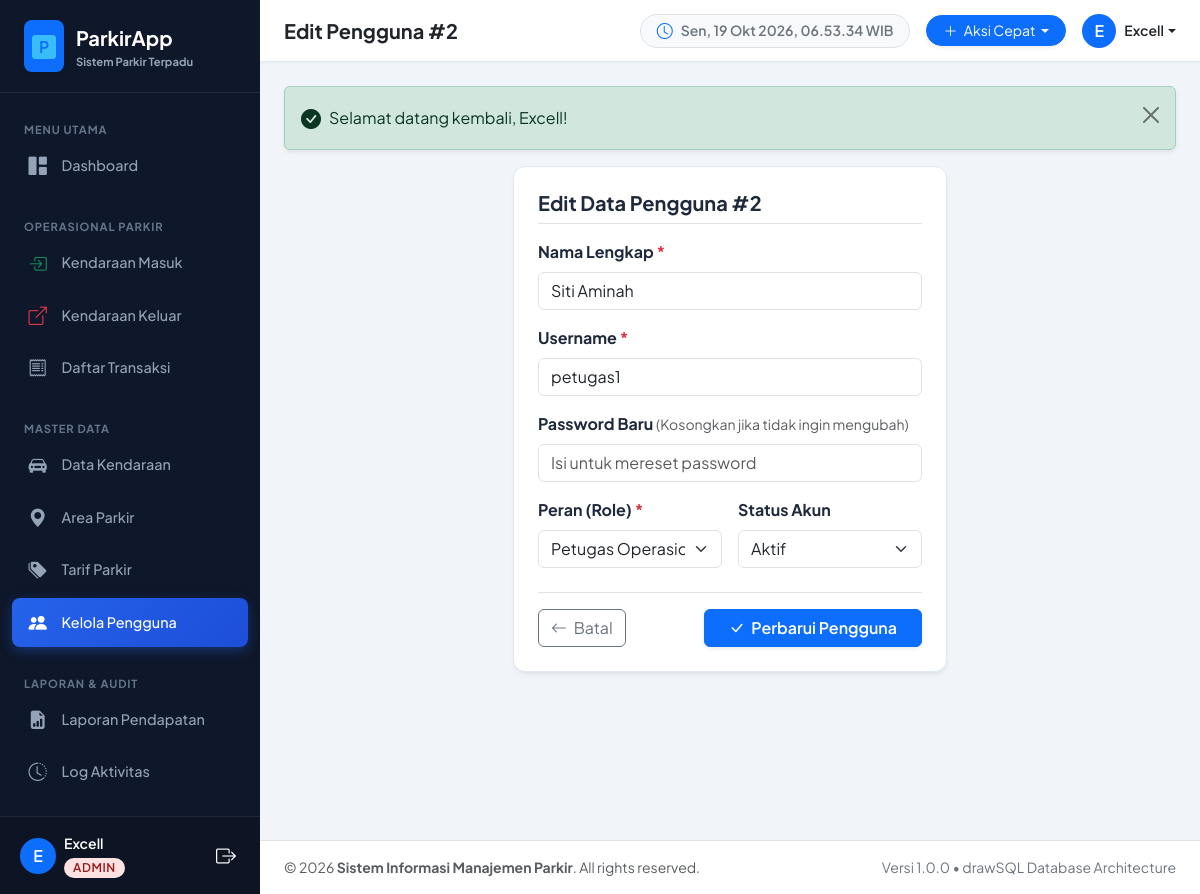
The page /pages/user/edit.php?id=2 (signed in) on the database its author committed.
### tables this page shows
CREATE TABLE IF NOT EXISTS `tb_user` (
  `id_user` int(11) NOT NULL AUTO_INCREMENT,
  `nama_lengkap` varchar(50) NOT NULL,
  `username` varchar(50) NOT NULL,
  `password` varchar(100) NOT NULL,
  `role` enum('admin','petugas','owner') NOT NULL,
  `status_aktif` tinyint(1) NOT NULL DEFAULT 1,
  PRIMARY KEY (`id_user`),
  UNIQUE KEY `tb_user_username_unique` (`username`)
);

### config/auth.php (called while the page is built, shortened)
<?php
require_once __DIR__ . '/database.php';
require_once __DIR__ . '/helper.php';
if (isset($_SESSION['user_id']) && isset($pdo)) {
    try {
        $stmt_sync_user = $pdo->prepare("SELECT nama_lengkap, username, role, status_aktif FROM tb_user WHERE id_user = ? LIMIT 1");
        $stmt_sync_user->execute([$_SESSION['user_id']]);
    } catch (Exception $e) {
    }
}
function isLoggedIn() {
    return isset($_SESSION['user_id']) && !empty($_SESSION['user_id']);
}
function getCurrentUser() {
    return [
        'id_user'      => $_SESSION['user_id'],
        'nama_lengkap' => $_SESSION['nama_lengkap'],
        'username'     => $_SESSION['username'],
        'role'         => $_SESSION['role'],
    ];
}
function isAdmin() {
    return isLoggedIn() && $_SESSION['role'] === 'admin';
}

### pages/user/edit.php (the view, shortened to what this page needs)
<?php
require_once __DIR__ . '/../../config/database.php';
require_once __DIR__ . '/../../config/helper.php';
require_once __DIR__ . '/../../config/auth.php';
$id_user = (int)($_GET['id'] ?? 0);
$stmt = $pdo->prepare("SELECT * FROM tb_user WHERE id_user = ?");
$stmt->execute([$id_user]);
$user = $stmt->fetch();
$page_heading = 'Edit Pengguna #' . $id_user;
include __DIR__ . '/../../includes/header.php';
include __DIR__ . '/../../includes/sidebar.php';
include __DIR__ . '/../../includes/navbar.php';
?>
<div class="row justify-content-center">
    <div class="col-lg-6">
        <div class="data-card p-4">
            <h5 class="fw-bold mb-3 border-bottom pb-2">Edit Data Pengguna #<?= $id_user ?></h5>
            <form method="POST" action="">
                <div class="mb-3">
                    <label class="form-label fw-bold">Nama Lengkap <span class="text-danger">*</span></label>
                    <input type="text" name="nama_lengkap" class="form-control" required value="<?= e($user['nama_lengkap']) ?>">
                </div>
                <div class="mb-3">
                    <label class="form-label fw-bold">Username <span class="text-danger">*</span></label>
                    <input type="text" name="username" class="form-control" required value="<?= e($user['username']) ?>">
                </div>
                <div class="mb-3">
                    <label class="form-label fw-bold">Password Baru <span class="text-muted small fw-normal">(Kosongkan jika tidak ingin mengubah)</span></label>
                    <input type="password" name="password" class="form-control" placeholder="Isi untuk mereset password">
                </div>
                <div class="row g-3 mb-4">
                    <div class="col-md-6">
                        <label class="form-label fw-bold">Peran (Role) <span class="text-danger">*</span></label>
                        <select name="role" class="form-select" required>
                            <option value="petugas" <?= ($user['role'] === 'petugas') ? 'selected' : '' ?>>Petugas Operasional</option>
                        </select>
                    </div>
                    <div class="col-md-6">
                        <label class="form-label fw-bold">Status Akun</label>
                        <select name="status_aktif" class="form-select">
                            <option value="1" <?= ((int)$user['status_aktif'] === 1) ? 'selected' : '' ?>>Aktif</option>
                        </select>
                    </div>
                </div>
                <div class="d-flex justify-content-between pt-3 border-top">
                    <a href="<?= base_url('pages/user/index.php') ?>" class="btn btn-outline-secondary">
                        <i class="bi bi-arrow-left me-1"></i> Batal
                    </a>
                    <button type="submit" class="btn btn-primary px-4 fw-semibold shadow-sm">
                        <i class="bi bi-check-lg me-1"></i> Perbarui Pengguna
                    </button>
                </div>
            </form>
        </div>
    </div>
</div>
<?php include __DIR__ . '/../../includes/footer.php'; ?>

### includes/navbar.php (shortened to what this page needs)
<?php
$page_heading = $page_heading ?? 'Dashboard';
$current_user = getCurrentUser();
?>
<div class="app-main">
    <nav class="app-navbar">
        <div class="d-flex align-items-center gap-3">
            <h4 class="mb-0 fw-bold fs-5 text-dark"><?= e($page_heading) ?></h4>
        </div>
        <div class="d-flex align-items-center gap-3">
            <div class="d-none d-md-flex align-items-center gap-2 px-3 py-1 bg-light rounded-pill border">
                <i class="bi bi-clock text-primary"></i>
                <span id="liveClock" class="small fw-semibold text-secondary">--:--:-- WIB</span>
            </div>
            <?php if (isAdmin() || isPetugas()): ?>
            <div class="dropdown">
                <button class="btn btn-sm btn-primary rounded-pill px-3 dropdown-toggle shadow-sm" type="button" data-bs-toggle="dropdown">
                    <i class="bi bi-plus-lg me-1"></i> Aksi Cepat
                </button>
            </div>
            <?php endif; ?>
            <div class="dropdown">
                <a href="#" class="d-flex align-items-center text-dark text-decoration-none dropdown-toggle" data-bs-toggle="dropdown">
                    <div class="bg-primary text-white rounded-circle d-flex align-items-center justify-content-center me-2" style="width: 34px; height: 34px; font-weight: 600;">
                        <?= strtoupper(substr($current_user['nama_lengkap'] ?? 'U', 0, 1)) ?>
                    </div>
                    <span class="d-none d-sm-inline fw-semibold small"><?= e($current_user['nama_lengkap'] ?? '') ?></span>
                </a>
            </div>
        </div>
    </nav>
    <main class="content-container">

### assets/css/style.css (style rules this page uses)
:root { --primary-color: #2563eb; --primary-hover: #1d4ed8; --secondary-color: #64748b; --success-color: #10b981; --warning-color: #f59e0b; --danger-color: #ef4444; --info-color: #06b6d4; --dark-color: #0f172a; --sidebar-bg: #0f172a; --sidebar-color: #94a3b8; --sidebar-active-bg: #1e293b; --sidebar-active-text: #ffffff; --body-bg: #f1f5f9; --card-shadow: 0 4px 6px -1px rgba(0, 0, 0, 0.05), 0 2px 4px -2px rgba(0, 0, 0, 0.05); }
body { font-family: 'Segoe UI', system-ui, -apple-system, BlinkMacSystemFont, Roboto, sans-serif; background-color: var(--body-bg); color: #1e293b; min-height: 100vh; }
.app-main { flex-grow: 1; display: flex; flex-direction: column; min-width: 0; }
.app-navbar { background-color: #ffffff; border-bottom: 1px solid #e2e8f0; padding: 0.85rem 1.5rem; display: flex; align-items: center; justify-content: space-between; box-shadow: 0 1px 3px 0 rgba(0, 0, 0, 0.04); }
.content-container { padding: 1.5rem; flex-grow: 1; }
.data-card { background: #ffffff; border-radius: 0.75rem; border: 1px solid #e2e8f0; box-shadow: var(--card-shadow); overflow: hidden; }

### includes/header.php (style rules this page uses)
body { font-family: 'Plus Jakarta Sans', sans-serif; }

### rows shown on the page
tb_user: nama_lengkap "E", nama_lengkap "Excell"
tb_user: nama_lengkap "Siti Aminah", username "petugas1", role "Petugas Operasional", status_aktif "Aktif"

### other values the page prints
substr($user_name, 0, 1) "E"
$user_name "Excell"
$user_role "ADMIN"
$page_heading "Edit Pengguna #2"
$msg "Selamat datang kembali, Excell!"
$id_user "2"
